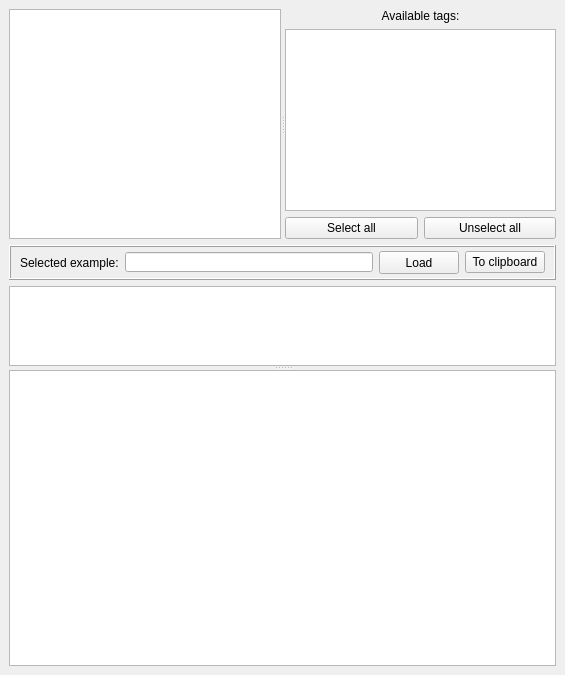
<?xml version="1.0" encoding="UTF-8"?>
<ui version="4.0">
 <class>AScriptExampleExplorer</class>
 <widget class="QMainWindow" name="AScriptExampleExplorer">
  <property name="geometry">
   <rect>
    <x>0</x>
    <y>0</y>
    <width>565</width>
    <height>675</height>
   </rect>
  </property>
  <property name="windowTitle">
   <string>MainWindow</string>
  </property>
  <widget class="QWidget" name="centralwidget">
   <layout class="QVBoxLayout" name="verticalLayout_3">
    <item>
     <layout class="QVBoxLayout" name="verticalLayout_2" stretch="2,2">
      <item>
       <widget class="QSplitter" name="splitter">
        <property name="orientation">
         <enum>Qt::Horizontal</enum>
        </property>
        <property name="childrenCollapsible">
         <bool>false</bool>
        </property>
        <widget class="QListWidget" name="lwExamples">
         <property name="sizePolicy">
          <sizepolicy hsizetype="Expanding" vsizetype="Expanding">
           <horstretch>0</horstretch>
           <verstretch>0</verstretch>
          </sizepolicy>
         </property>
         <property name="baseSize">
          <size>
           <width>0</width>
           <height>0</height>
          </size>
         </property>
        </widget>
        <widget class="QWidget" name="layoutWidget">
         <layout class="QVBoxLayout" name="verticalLayout">
          <item>
           <widget class="QLabel" name="label_2">
            <property name="text">
             <string>Available tags:</string>
            </property>
            <property name="alignment">
             <set>Qt::AlignCenter</set>
            </property>
           </widget>
          </item>
          <item>
           <widget class="QListWidget" name="lwTags"/>
          </item>
          <item>
           <layout class="QHBoxLayout" name="horizontalLayout">
            <item>
             <widget class="QPushButton" name="pbSelectAllTags">
              <property name="text">
               <string>Select all</string>
              </property>
             </widget>
            </item>
            <item>
             <widget class="QPushButton" name="pbUnselectAllTags">
              <property name="text">
               <string>Unselect all</string>
              </property>
             </widget>
            </item>
           </layout>
          </item>
         </layout>
        </widget>
       </widget>
      </item>
      <item>
       <widget class="QFrame" name="frame">
        <property name="maximumSize">
         <size>
          <width>16777215</width>
          <height>35</height>
         </size>
        </property>
        <property name="frameShape">
         <enum>QFrame::Box</enum>
        </property>
        <property name="frameShadow">
         <enum>QFrame::Raised</enum>
        </property>
        <layout class="QHBoxLayout" name="horizontalLayout_2">
         <property name="topMargin">
          <number>2</number>
         </property>
         <property name="bottomMargin">
          <number>2</number>
         </property>
         <item>
          <widget class="QLabel" name="label">
           <property name="maximumSize">
            <size>
             <width>16777215</width>
             <height>27</height>
            </size>
           </property>
           <property name="text">
            <string>Selected example:</string>
           </property>
          </widget>
         </item>
         <item>
          <widget class="QLineEdit" name="leFileName">
           <property name="maximumSize">
            <size>
             <width>16777215</width>
             <height>20</height>
            </size>
           </property>
           <property name="readOnly">
            <bool>true</bool>
           </property>
          </widget>
         </item>
         <item>
          <widget class="QPushButton" name="pbLoad">
           <property name="maximumSize">
            <size>
             <width>16777215</width>
             <height>23</height>
            </size>
           </property>
           <property name="text">
            <string>Load</string>
           </property>
          </widget>
         </item>
         <item>
          <widget class="QPushButton" name="pbToClipboard">
           <property name="text">
            <string>To clipboard</string>
           </property>
          </widget>
         </item>
        </layout>
       </widget>
      </item>
     </layout>
    </item>
    <item>
     <widget class="QSplitter" name="splitter_2">
      <property name="orientation">
       <enum>Qt::Vertical</enum>
      </property>
      <widget class="QTextEdit" name="teDescription">
       <property name="sizePolicy">
        <sizepolicy hsizetype="Expanding" vsizetype="Expanding">
         <horstretch>0</horstretch>
         <verstretch>0</verstretch>
        </sizepolicy>
       </property>
       <property name="minimumSize">
        <size>
         <width>0</width>
         <height>40</height>
        </size>
       </property>
       <property name="maximumSize">
        <size>
         <width>16777215</width>
         <height>80</height>
        </size>
       </property>
       <property name="readOnly">
        <bool>true</bool>
       </property>
      </widget>
      <widget class="QTextEdit" name="tePreview">
       <property name="readOnly">
        <bool>true</bool>
       </property>
      </widget>
     </widget>
    </item>
   </layout>
  </widget>
 </widget>
 <resources/>
 <connections/>
</ui>
